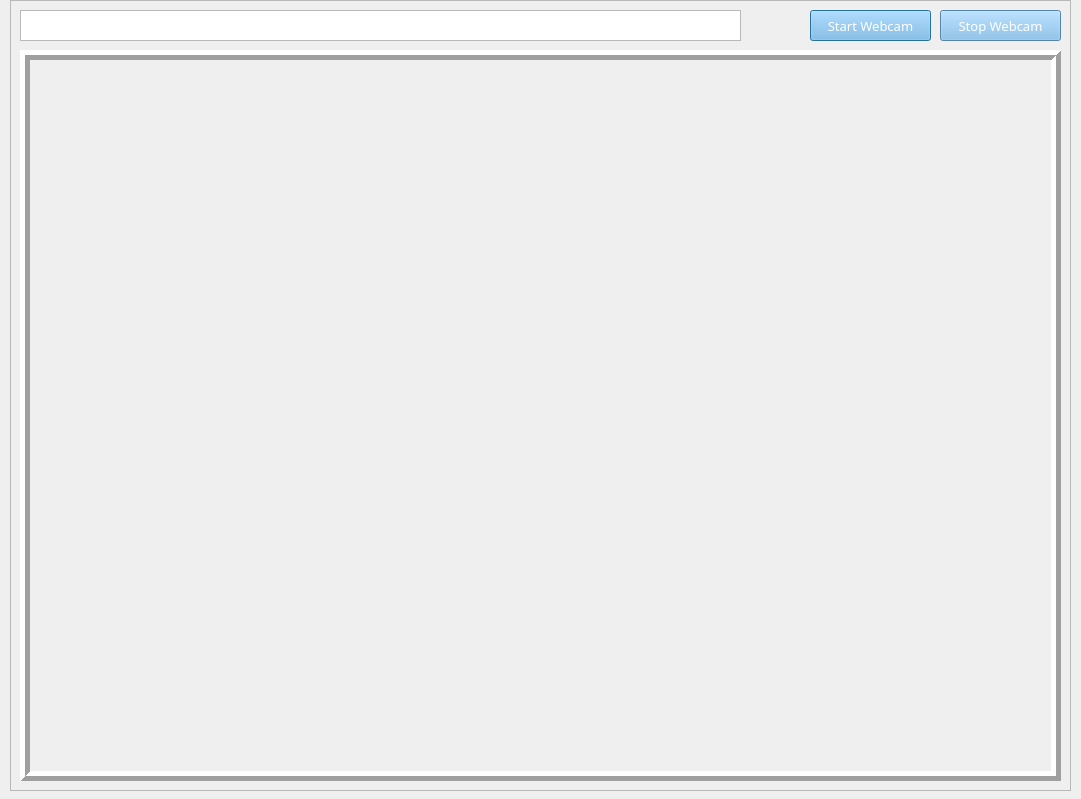
<?xml version="1.0" encoding="UTF-8"?>
<ui version="4.0">
 <class>Visionary</class>
 <widget class="QDialog" name="Visionary">
  <property name="geometry">
   <rect>
    <x>0</x>
    <y>0</y>
    <width>1081</width>
    <height>799</height>
   </rect>
  </property>
  <property name="windowTitle">
   <string>Visionary</string>
  </property>
  <property name="styleSheet">
   <string notr="true">QPushButton{
	background-color:#78B9EB ;
}

QPushButton:enabled {
	background-color:#78B9EB ;
	color: white;
}

QPushButton:pressed {
	background-color: #0d2f72;
	color: #fffffe;
}

QPushButton:hover:!pressed {
	background-color: #E1F4FF;
	color: #0c2f70;
}

QPushButton:disabled {
	background-color: #aaaaaa;
	color: #ffffff;
}

</string>
  </property>
  <widget class="QWidget" name="layoutWidget">
   <property name="geometry">
    <rect>
     <x>0</x>
     <y>0</y>
     <width>2</width>
     <height>2</height>
    </rect>
   </property>
   <layout class="QGridLayout" name="gridLayout"/>
  </widget>
  <widget class="QFrame" name="frame_3">
   <property name="geometry">
    <rect>
     <x>10</x>
     <y>0</y>
     <width>1061</width>
     <height>791</height>
    </rect>
   </property>
   <property name="minimumSize">
    <size>
     <width>19</width>
     <height>14</height>
    </size>
   </property>
   <property name="frameShape">
    <enum>QFrame::StyledPanel</enum>
   </property>
   <property name="frameShadow">
    <enum>QFrame::Raised</enum>
   </property>
   <widget class="QPushButton" name="Start">
    <property name="geometry">
     <rect>
      <x>800</x>
      <y>10</y>
      <width>121</width>
      <height>31</height>
     </rect>
    </property>
    <property name="font">
     <font>
      <family>Tw Cen MT Condensed Extra Bold</family>
      <pointsize>10</pointsize>
      <weight>50</weight>
      <bold>false</bold>
     </font>
    </property>
    <property name="autoFillBackground">
     <bool>false</bool>
    </property>
    <property name="styleSheet">
     <string notr="true">QPushButton{
	background-color:#78B9EB ;
}

QPushButton:enabled {
	background-color:#78B9EB ;
	color: white;
}

QPushButton:pressed {
	background-color: #0d2f72;
	color: #fffffe;
}

QPushButton:hover:!pressed {
	background-color: #E1F4FF;
	color: #0c2f70;
}

QPushButton:disabled {
	background-color: #aaaaaa;
	color: #ffffff;
}</string>
    </property>
    <property name="text">
     <string>Start Webcam</string>
    </property>
    <property name="flat">
     <bool>false</bool>
    </property>
   </widget>
   <widget class="QPushButton" name="Stop">
    <property name="geometry">
     <rect>
      <x>930</x>
      <y>10</y>
      <width>121</width>
      <height>31</height>
     </rect>
    </property>
    <property name="font">
     <font>
      <family>Tw Cen MT Condensed Extra Bold</family>
      <pointsize>10</pointsize>
      <weight>50</weight>
      <bold>false</bold>
     </font>
    </property>
    <property name="styleSheet">
     <string notr="true">QPushButton{
	background-color:#78B9EB ;
}

QPushButton:enabled {
	background-color:#78B9EB ;
	color: white;
}

QPushButton:pressed {
	background-color: #0d2f72;
	color: #fffffe;
}

QPushButton:hover:!pressed {
	background-color: #E1F4FF;
	color: #0c2f70;
}

QPushButton:disabled {
	background-color: #aaaaaa;
	color: #ffffff;
}</string>
    </property>
    <property name="text">
     <string>Stop Webcam</string>
    </property>
   </widget>
   <widget class="QTextBrowser" name="TEXT">
    <property name="geometry">
     <rect>
      <x>10</x>
      <y>10</y>
      <width>721</width>
      <height>31</height>
     </rect>
    </property>
    <property name="font">
     <font>
      <family>HP Simplified Hans</family>
     </font>
    </property>
    <property name="html">
     <string>&lt;!DOCTYPE HTML PUBLIC &quot;-//W3C//DTD HTML 4.0//EN&quot; &quot;http://www.w3.org/TR/REC-html40/strict.dtd&quot;&gt;
&lt;html&gt;&lt;head&gt;&lt;meta name=&quot;qrichtext&quot; content=&quot;1&quot; /&gt;&lt;style type=&quot;text/css&quot;&gt;
p, li { white-space: pre-wrap; }
&lt;/style&gt;&lt;/head&gt;&lt;body style=&quot; font-family:'HP Simplified Hans'; font-size:8pt; font-weight:400; font-style:normal;&quot;&gt;
&lt;p style=&quot;-qt-paragraph-type:empty; margin-top:0px; margin-bottom:0px; margin-left:0px; margin-right:0px; -qt-block-indent:0; text-indent:0px; font-family:'MS Shell Dlg 2';&quot;&gt;&lt;br /&gt;&lt;/p&gt;&lt;/body&gt;&lt;/html&gt;</string>
    </property>
   </widget>
   <widget class="QLabel" name="imgLabel">
    <property name="geometry">
     <rect>
      <x>10</x>
      <y>50</y>
      <width>1041</width>
      <height>731</height>
     </rect>
    </property>
    <property name="frameShape">
     <enum>QFrame::Box</enum>
    </property>
    <property name="frameShadow">
     <enum>QFrame::Raised</enum>
    </property>
    <property name="lineWidth">
     <number>5</number>
    </property>
    <property name="text">
     <string/>
    </property>
   </widget>
  </widget>
 </widget>
 <resources/>
 <connections>
  <connection>
   <sender>Stop</sender>
   <signal>pressed()</signal>
   <receiver>Visionary</receiver>
   <slot>exec()</slot>
   <hints>
    <hint type="sourcelabel">
     <x>495</x>
     <y>50</y>
    </hint>
    <hint type="destinationlabel">
     <x>287</x>
     <y>189</y>
    </hint>
   </hints>
  </connection>
  <connection>
   <sender>Start</sender>
   <signal>pressed()</signal>
   <receiver>Visionary</receiver>
   <slot>exec()</slot>
   <hints>
    <hint type="sourcelabel">
     <x>328</x>
     <y>50</y>
    </hint>
    <hint type="destinationlabel">
     <x>287</x>
     <y>189</y>
    </hint>
   </hints>
  </connection>
 </connections>
</ui>
